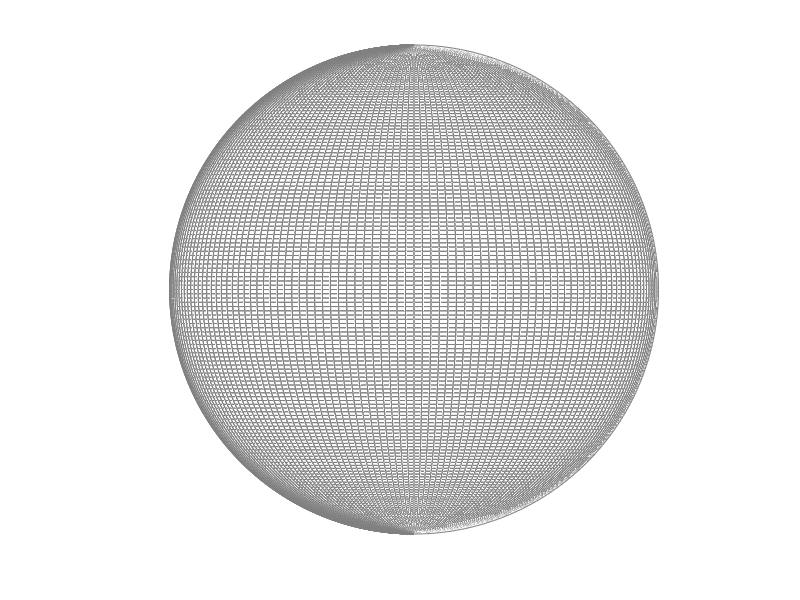

The MATLAB script that drew this image: (Note: this script raises an error after producing the figure.)
%%% Textured 3D Earth example
% Ryan Gray (8 Sep 2004)
% Revised 9 March 2006, 31 Jan 2006, 16 Oct 2013
% Minor modifications are made to the original code of Ryan Gray
%
% 2020/6/23

% Options
% space_color = '';
npanels = 180; % No. of globe panels around the equator (deg/npanels)
alpha   = 0.9; % Transparency level, 1 = opaque, through 0 = invisible
% GMST0 = [];    % Don't set up rotatable globe (ECEF)
GMST0 = 4.89496121282306; % Set up a rotatable globe at J2000.0

% Earth texture image (2:1 unprojected globe)
% http://upload.wikimedia.org/wikipedia/commons/thumb/c/cd/Land_ocean_ice_2048.jpg/1024px-Land_ocean_ice_2048.jpg
image_file = 'earth.jpg';

% Mean spherical earth
e_rad    = 6371.0087714;     % Equatorial radius (km)
p_rad    = 6371.0087714;     % Polar radius (km)
e_rot    = 7.2921158553e-5;  % Earth rotation rate (radians/sec)

% Create figure
% figure('Color', space_color);
% hold on;

% Turn off the normal axes
set(gca, 'NextPlot','add', 'Visible','off');
axis equal; axis auto; grid on;

% Set initial view
view(0,0); axis vis3d;

% Create wireframe globe and 3D meshgrid of the sphere points
[x, y, z] = ellipsoid(0, 0, 0, e_rad, e_rad, p_rad, npanels);
globe = surf(x, y, -z, 'FaceColor', 'none', 'EdgeColor', 0.5*[1 1 1]);

if ~isempty(GMST0)
    hgx = hgtransform;
    set(hgx,'Matrix', makehgtform('zrotate',GMST0));
    set(globe,'Parent',hgx);
end

% Load Earth image for texture map
cdata = imread(image_file);

% Set image as color data (cdata) property
% Set face color to indicate a texturemap, which Matlab expects in cdata 
% Turn off the mesh edges
set(globe, 'FaceColor', 'texturemap', 'CData', cdata, ...
    'FaceAlpha', alpha, 'EdgeColor', 'none');
